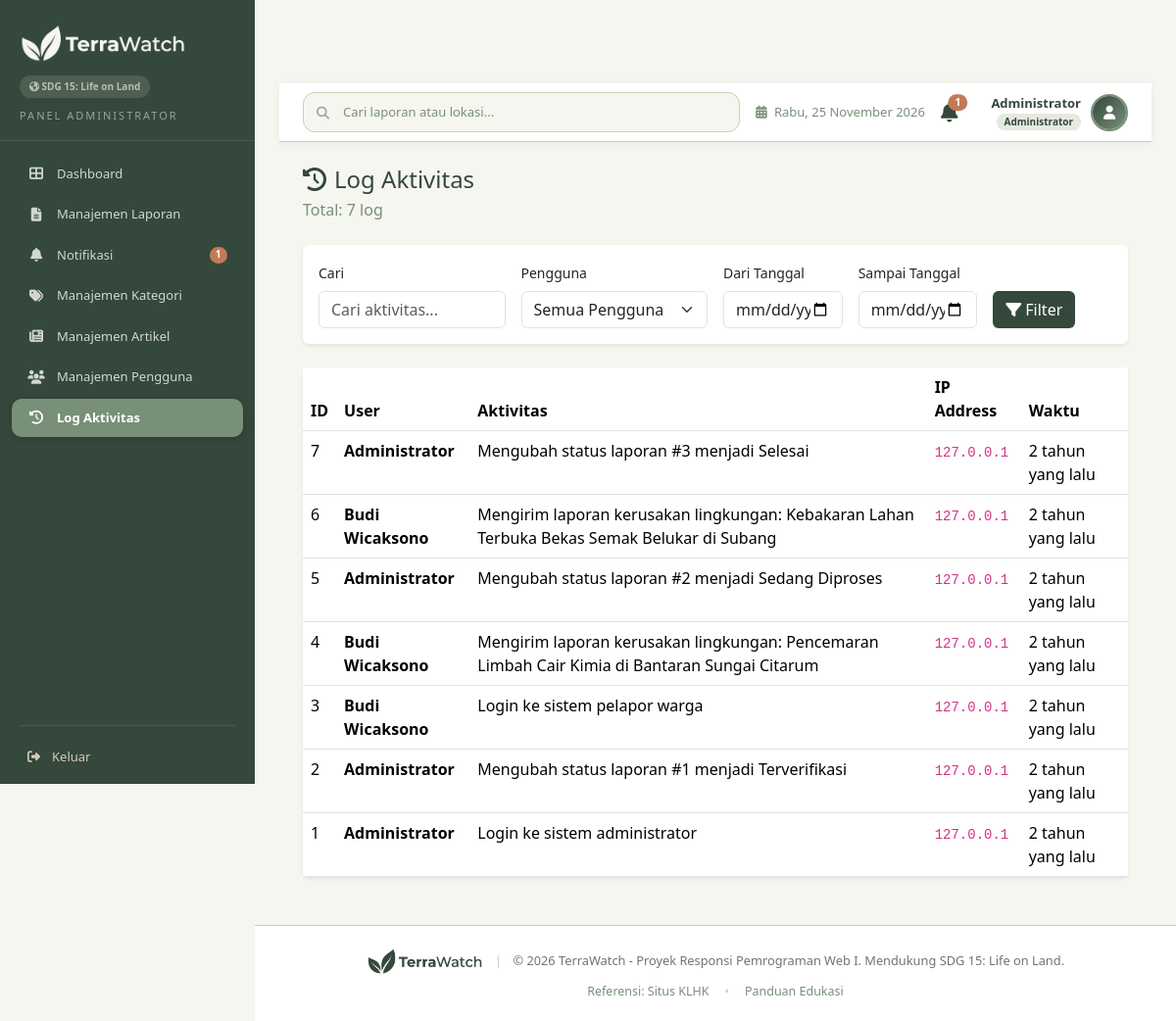
Page /admin/log_aktivitas.php (signed in) on the committed database.
### tables this page shows
CREATE TABLE `activity_logs` (
  `log_id`     INT         NOT NULL AUTO_INCREMENT,
  `user_id`    INT         NULL DEFAULT NULL,
  `activity`   TEXT        NOT NULL,
  `ip_address` VARCHAR(45) NULL DEFAULT NULL,
  `created_at` TIMESTAMP   NOT NULL DEFAULT CURRENT_TIMESTAMP,
  PRIMARY KEY (`log_id`),
  INDEX `idx_activity_logs_user_id` (`user_id`),
  INDEX `idx_activity_logs_created_at` (`created_at`),
  CONSTRAINT `fk_activity_logs_user` FOREIGN KEY (`user_id`) REFERENCES `users`(`user_id`) ON DELETE SET NULL
);

CREATE TABLE `users` (
  `user_id`       INT                  NOT NULL AUTO_INCREMENT,
  `name`          VARCHAR(100)         NOT NULL,
  `email`         VARCHAR(150)         NOT NULL,
  `password`      VARCHAR(255)         NOT NULL,
  `role`          ENUM('user','admin') NOT NULL DEFAULT 'user',
  `is_active`     TINYINT(1)           NOT NULL DEFAULT 1,
  `profile_photo` VARCHAR(255)         NULL DEFAULT NULL,
  `phone`         VARCHAR(20)          NULL DEFAULT NULL,
  `address`       TEXT                 NULL,
  `created_at`    TIMESTAMP            NOT NULL DEFAULT CURRENT_TIMESTAMP,
  PRIMARY KEY (`user_id`),
  UNIQUE INDEX `idx_users_email` (`email`)
);

### helpers/functions.php (called while the page is built, shortened)
<?php
function formatDate(string $date, string $format = 'd M Y'): string
{
    $months = [
        'Jan' => 'Jan', 'Feb' => 'Feb', 'Mar' => 'Mar',
        'Apr' => 'Apr', 'May' => 'Mei', 'Jun' => 'Jun',
        'Jul' => 'Jul', 'Aug' => 'Agu', 'Sep' => 'Sep',
        'Oct' => 'Okt', 'Nov' => 'Nov', 'Dec' => 'Des',
    ];
    $formatted = date($format, strtotime($date));
    return str_replace(array_keys($months), array_values($months), $formatted);
}
function formatDateTime(string $date): string
{
    return formatDate($date, 'd M Y H:i');
}
function timeAgo(string $datetime): string
{
    $now  = new DateTime();
    $ago  = new DateTime($datetime);
    $diff = $ago->diff($now);
    if ($diff->y > 0) {
        return $diff->y . ' tahun yang lalu';
    }
    return 'baru saja';
}

### admin/log_aktivitas.php (the view, shortened to what this page needs)
<?php
require_once __DIR__ . '/../helpers/functions.php';
$search = isset($_GET['search']) ? sanitize($_GET['search']) : '';
$dateFrom = isset($_GET['date_from']) ? sanitize($_GET['date_from']) : '';
$dateTo = isset($_GET['date_to']) ? sanitize($_GET['date_to']) : '';
$page = isset($_GET['page']) ? max(1, (int)$_GET['page']) : 1;
$perPage = 20;
$offset = ($page - 1) * $perPage;
$where = [];
$params = [];
$whereClause = $where ? 'WHERE ' . implode(' AND ', $where) : '';
$stmtCount = $pdo->prepare("SELECT COUNT(*) FROM activity_logs al LEFT JOIN users u ON al.user_id = u.user_id $whereClause");
$stmtCount->execute($params);
$totalRecords = $stmtCount->fetchColumn();
$sql = "SELECT al.*, u.name as user_name
        FROM activity_logs al
        LEFT JOIN users u ON al.user_id = u.user_id
        $whereClause
        ORDER BY al.created_at DESC
        LIMIT $perPage OFFSET $offset";
$stmt = $pdo->prepare($sql);
$stmt->execute($params);
$logs = $stmt->fetchAll(PDO::FETCH_ASSOC);
include __DIR__ . '/../includes/header.php';
include __DIR__ . '/../includes/admin_sidebar.php';
?>
<div class="main-content">
    <?php include __DIR__ . '/../includes/topbar.php'; ?>
    <div class="content-wrapper p-4">
        <div class="d-flex justify-content-between align-items-center mb-4">
            <div>
                <h4 class="mb-1"><i class="fas fa-history me-2"></i>Log Aktivitas</h4>
                <p class="text-muted mb-0">Total: <?= $totalRecords ?> log</p>
            </div>
        </div>
        <div class="card border-0 shadow-sm mb-4">
            <div class="card-body">
                <form method="GET" class="row g-3">
                    <div class="col-md-3">
                        <label class="form-label small">Cari</label>
                        <input type="text" name="search" class="form-control" placeholder="Cari aktivitas..." value="<?= htmlspecialchars($search) ?>">
                    </div>
                    <div class="col-md-3">
                        <label class="form-label small">Pengguna</label>
                        <select name="user_id" class="form-select">
                            <option value="0">Semua Pengguna</option>
                        </select>
                    </div>
                    <div class="col-md-2">
                        <label class="form-label small">Dari Tanggal</label>
                        <input type="date" name="date_from" class="form-control" value="<?= htmlspecialchars($dateFrom) ?>">
                    </div>
                    <div class="col-md-2">
                        <label class="form-label small">Sampai Tanggal</label>
                        <input type="date" name="date_to" class="form-control" value="<?= htmlspecialchars($dateTo) ?>">
                    </div>
                    <div class="col-md-2 d-flex align-items-end gap-2">
                        <button type="submit" class="btn text-white" style="background-color:#34483B;">
                            <i class="fas fa-filter me-1"></i>Filter
                        </button>
                    </div>
                </form>
            </div>
        </div>
        <div class="card border-0 shadow-sm">
            <div class="card-body p-0">
                <div class="table-responsive">
                    <table class="table table-hover mb-0">
                        <thead style="background-color: #F6F6F0;">
                            <tr>
                                <th>ID</th>
                                <th>User</th>
                                <th>Aktivitas</th>
                                <th>IP Address</th>
                                <th>Waktu</th>
                            </tr>
                        </thead>
                        <tbody>
                            <?php if (empty($logs)): ?>
                            <tr><td colspan="5" class="text-center text-muted py-4"><i class="fas fa-history fa-2x mb-2 d-block"></i>Tidak ada log ditemukan</td></tr>
                            <?php else: ?>
                            <?php foreach ($logs as $log): ?>
                            <tr>
                                <td><?= $log['log_id'] ?></td>
                                <td>
                                    <strong><?= htmlspecialchars($log['user_name'] ?? 'System') ?></strong>
                                </td>
                                <td><?= htmlspecialchars($log['activity']) ?></td>
                                <td><code><?= htmlspecialchars($log['ip_address'] ?? '-') ?></code></td>
                                <td>
                                    <span title="<?= formatDateTime($log['created_at']) ?>">
                                        <?= timeAgo($log['created_at']) ?>
                                    </span>
                                </td>
                            </tr>
                            <?php endforeach; ?>
                            <?php endif; ?>
                        </tbody>
                    </table>
                </div>
            </div>
        </div>
    </div>
</div>
<?php include __DIR__ . '/../includes/footer.php'; ?>

### assets/css/style.css (style rules this page uses)
:root { --pine: #34483B; --sage: #789078; --soft-leaf: #B5C2AA; --cloud-cream: #F6F6F0; --stone-beige: #D6CBB5; --muted-terracotta: #C17B58; --primary-dark-green: #34483B; --secondary-green: #789078; --accent-green: #789078; --light-sage: #B5C2AA; --bg-light: #F6F6F0; --white: #FFFFFF; --status-pending: #C17B58; --status-verified: #789078; --status-in-progress: #789078; --status-completed: #34483B; --status-rejected: #C17B58; --status-revision: #C17B58; --maroon-btn: #C17B58; --sidebar-width: 260px; --cat-deforestasi: #34483B; --cat-degradasi: #789078; --cat-gambut: #C17B58; --amber-bg: #F6F6F0; --amber-border: #D6CBB5; --text-dark: #34483B; --text-muted: #789078; --border-color: #D6CBB5; }
* { margin: 0; padding: 0; box-sizing: border-box; }
body { font-family: 'Segoe UI', 'Inter', -apple-system, BlinkMacSystemFont, sans-serif; background-color: var(--bg-light); color: var(--text-dark); overflow-x: hidden; }
.main-content { margin-left: var(--sidebar-width); margin-top: 60px; padding: 25px; min-height: calc(100vh - 60px); background: var(--bg-light); }
.text-muted { color: var(--text-muted) !important; }

### rows in the picture
activity_logs: log_id "7", user.name "Administrator", activity "Mengubah status laporan #3 menjadi Selesai", ip_address "127.0.0.1", created_at "2 tahun yang lalu"
activity_logs: log_id "6", user.name "Budi Wicaksono", activity "Mengirim laporan kerusakan lingkungan: Kebakaran Lahan Terbuka Bekas Semak Belukar di Subang", ip_address "127.0.0.1", created_at "2 tahun yang lalu"
activity_logs: log_id "5", user.name "Administrator", activity "Mengubah status laporan #2 menjadi Sedang Diproses", ip_address "127.0.0.1", created_at "2 tahun yang lalu"
activity_logs: log_id "4", user.name "Budi Wicaksono", activity "Mengirim laporan kerusakan lingkungan: Pencemaran Limbah Cair Kimia di Bantaran Sungai Citarum", ip_address "127.0.0.1", created_at "2 tahun yang lalu"
activity_logs: log_id "3", user.name "Budi Wicaksono", activity "Login ke sistem pelapor warga", ip_address "127.0.0.1", created_at "2 tahun yang lalu"
activity_logs: log_id "2", user.name "Administrator", activity "Mengubah status laporan #1 menjadi Terverifikasi", ip_address "127.0.0.1", created_at "2 tahun yang lalu"
activity_logs: log_id "1", user.name "Administrator", activity "Login ke sistem administrator", ip_address "127.0.0.1", created_at "2 tahun yang lalu"

### other values in the picture
$unreadNotifCountAdmin "1"
$unreadCountTopbar "1"
$userName "Administrator"
$roleBadge "Administrator"
$totalRecords "7"
